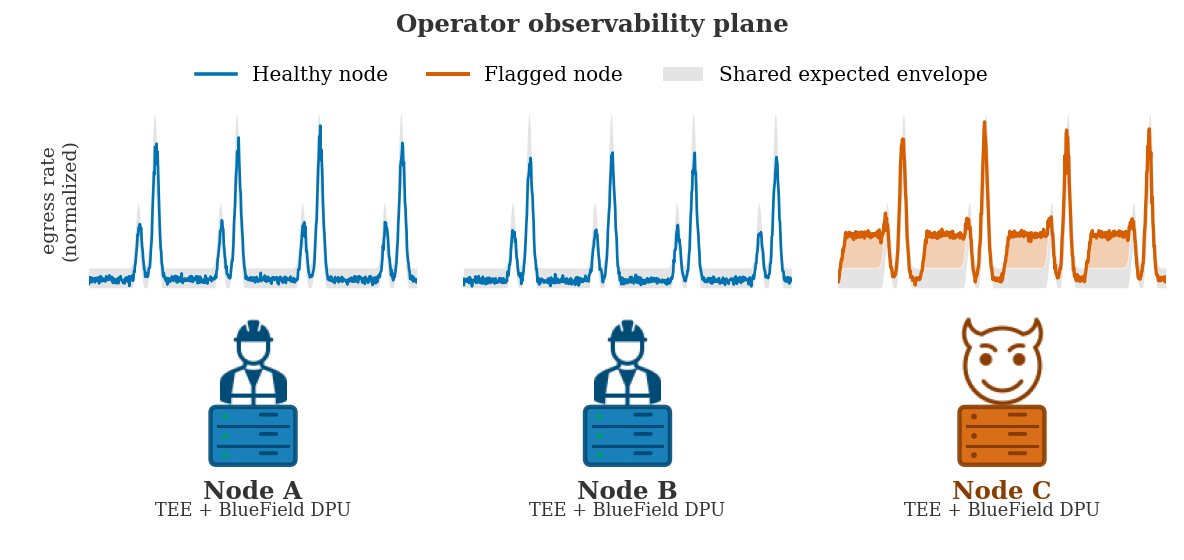

This chart was generated by the following Python code:
#!/usr/bin/env python3
"""Per-node peer-comparison figure for Chapter 8 (Infrastructure Defence).

Illustrates the chapter's detection intuition: the operator sees each
confidential node only through its DPU-observable metadata, but across the
cluster those per-node signals share the same training rhythm. A compromised
node stands out simply because its structural signal leaves the envelope its
peers still obey, no payload inspection required.

Layout: three node icons side by side, each with its DPU-observed egress
telemetry sparkline directly above it. Healthy peers stay inside the shared
expected envelope; the flagged (rightmost) node's trace breaks out (here, data
exfiltration filling the quiet inter-collective gaps).

The node glyphs reproduce a server-rack icon in the thesis palette (healthy in
blue with a hard hat, flagged in vermillion with small horns); each body colour
matches its sparkline. The traces are synthetic and illustrative, not measured.

Run:  python3 figures/chapter8/peer_comparison.py
Output: figures/chapter8/peer_comparison.pdf  (and .png preview)
"""
import os
import sys
import numpy as np
import matplotlib
matplotlib.use("Agg")
import matplotlib.pyplot as plt
from matplotlib.patches import Patch, FancyBboxPatch, Circle
from matplotlib.colors import to_rgb
from matplotlib.lines import Line2D
from matplotlib.offsetbox import OffsetImage, AnnotationBbox

sys.path.insert(0, os.path.join(os.path.dirname(__file__), "..", ".."))
from figures.thesis_style import (  # noqa: E402
    apply_style, BLUE, BLUE_D, VERM, VERM_D, GREEN, GREY, GREY_D,
)

apply_style()
HERE = os.path.dirname(os.path.abspath(__file__))

NODES = ["Node A", "Node B", "Node C"]
BAD = 2                                    # compromised node (rightmost)
N_ITER = 4
PPI = 160
t = np.linspace(0, N_ITER, N_ITER * PPI, endpoint=False)
phase = t % 1.0

HEALTHY = dict(body=BLUE, stroke=BLUE_D, led=GREEN, icon=BLUE_D)
FLAGGED = dict(body=VERM, stroke=VERM_D, led=VERM_D, icon=VERM_D)


def egress_template(p):
    return (0.06
            + 0.42 * np.exp(-((p - 0.60) / 0.045) ** 2)
            + 1.00 * np.exp(-((p - 0.80) / 0.050) ** 2))


def smooth(x, w=13):
    return np.convolve(x, np.ones(w) / w, mode="same")


def load_icon_halves(path):
    """Split the two-glyph icon PNG at its central gap and crop each half."""
    im = plt.imread(path)                        # (H, W, 4), float 0..1
    w = im.shape[1]
    col = im[..., 3].sum(axis=0)                 # per-column alpha mass
    lo, hi = int(w * 0.30), int(w * 0.70)
    split = lo + int(np.argmin(col[lo:hi]))

    def crop(sub):
        a = sub[..., 3]
        ys, xs = np.where(a > 0.05)
        return sub[ys.min():ys.max() + 1, xs.min():xs.max() + 1]

    return crop(im[:, :split]), crop(im[:, split:])


def tint(icon, color):
    """Recolour a glyph to a solid palette colour, preserving its alpha."""
    r, g, b = to_rgb(color)
    out = np.empty_like(icon)
    out[..., 0], out[..., 1], out[..., 2] = r, g, b
    out[..., 3] = icon[..., 3]
    return out


_worker, _devil = load_icon_halves(os.path.join(HERE, "node_icons_src.png"))
WORKER = tint(_worker, HEALTHY["icon"])
DEVIL = tint(_devil, FLAGGED["icon"])


def draw_node_icon(ax, flagged):
    """Server-rack body (SVG-style 128x128 coords, y-down) plus its glyph."""
    c = FLAGGED if flagged else HEALTHY
    ax.add_patch(FancyBboxPatch((20, 50), 88, 60,
                 boxstyle="round,pad=0,rounding_size=6",
                 fc=c["body"], ec=c["stroke"], lw=2.0, alpha=0.9, zorder=2))
    for yy in (70, 90):                          # rack seams
        ax.plot([28, 100], [yy, yy], color=c["stroke"], lw=1.4, zorder=3)
    for yy in (60, 80, 100):                     # status LEDs
        ax.add_patch(Circle((35, yy), 3, fc=c["led"], ec="none", zorder=4))
    for yy in (56, 76, 96):                      # vents
        ax.add_patch(FancyBboxPatch((70, yy), 20, 4,
                     boxstyle="round,pad=0,rounding_size=2",
                     fc=c["stroke"], ec="none", zorder=3))
    # glyph sitting on top of the server (OffsetImage never distorts aspect;
    # a single zoom keeps both glyphs at their true relative sizes)
    icon = DEVIL if flagged else WORKER
    oi = OffsetImage(icon, zoom=0.62, interpolation="antialiased")
    ab = AnnotationBbox(oi, (64, 49), xycoords="data", frameon=False,
                        box_alignment=(0.5, 0.0), pad=0.0, zorder=6,
                        annotation_clip=False)
    ax.add_artist(ab)


base = egress_template(phase)
env_hi = base * 1.18 + 0.08
env_lo = np.clip(base * 0.82 - 0.08, 0.0, None)

# ---- figure scaffold ------------------------------------------------------
fig = plt.figure(figsize=(7.4, 3.5))
gs = fig.add_gridspec(2, len(NODES), height_ratios=[0.52, 0.48],
                      hspace=0.42, wspace=0.14,
                      left=0.075, right=0.985, top=0.80, bottom=0.07)

fig.text(0.5, 0.955, "Operator observability plane",
         ha="center", va="center", fontsize=11, fontweight="bold", color=GREY_D)

for i, name in enumerate(NODES):
    bad = (i == BAD)
    rng = np.random.default_rng(100 + i)

    jit = 0.015 * rng.standard_normal()
    amp = 1.0 + 0.04 * rng.standard_normal()
    y = egress_template((t + jit) % 1.0) * amp
    y = y * (1 + 0.05 * rng.standard_normal(t.size)) + 0.015 * rng.standard_normal(t.size)
    y = np.clip(y, 0.0, None)
    if bad:
        gap = ((phase > 0.05) & (phase < 0.55)).astype(float)
        y = y + smooth(0.34 * gap, 13)

    line_c = VERM if bad else BLUE

    # ---- sparkline (on top) ----------------------------------------------
    axs = fig.add_subplot(gs[0, i])
    axs.fill_between(t, env_lo, env_hi, color=GREY, alpha=0.16, lw=0, zorder=1)
    if bad:
        out = y > env_hi
        axs.fill_between(t, env_hi, y, where=out, color=VERM, alpha=0.30,
                         interpolate=True, lw=0, zorder=2)
    axs.plot(t, y, color=line_c, lw=1.5 if bad else 1.2, zorder=4)
    axs.set_ylim(0, 1.34)
    axs.set_xlim(0, N_ITER)
    axs.set_xticks([])
    axs.set_yticks([])
    for s in ("top", "right", "left", "bottom"):
        axs.spines[s].set_visible(False)
    if i == 0:
        axs.set_ylabel("egress rate\n(normalized)", fontsize=8.5, color=GREY_D)

    # ---- node icon (below) -----------------------------------------------
    axn = fig.add_subplot(gs[1, i])
    axn.set_xlim(0, 128)
    axn.set_ylim(168, 0)               # y-down; room below icon for labels
    axn.set_aspect("equal")
    axn.axis("off")
    draw_node_icon(axn, bad)
    label_c = VERM_D if bad else GREY_D
    axn.text(64, 138, name, ha="center", va="center",
             fontsize=11, fontweight="bold", color=label_c)
    axn.text(64, 158, "TEE + BlueField DPU", ha="center", va="center",
             fontsize=8.0, color=GREY_D)

# ---- shared legend --------------------------------------------------------
handles = [
    Line2D([0], [0], color=BLUE, lw=1.6, label="Healthy node"),
    Line2D([0], [0], color=VERM, lw=1.8, label="Flagged node"),
    Patch(facecolor=GREY, alpha=0.16, label="Shared expected envelope"),
]
fig.legend(handles=handles, loc="upper center", ncol=3, frameon=False,
           fontsize=9.0, bbox_to_anchor=(0.5, 0.915))

here = os.path.dirname(os.path.abspath(__file__))
fig.savefig(os.path.join(here, "peer_comparison.pdf"))
fig.savefig(os.path.join(here, "peer_comparison.png"), dpi=160)
print("wrote peer_comparison.pdf / .png")
